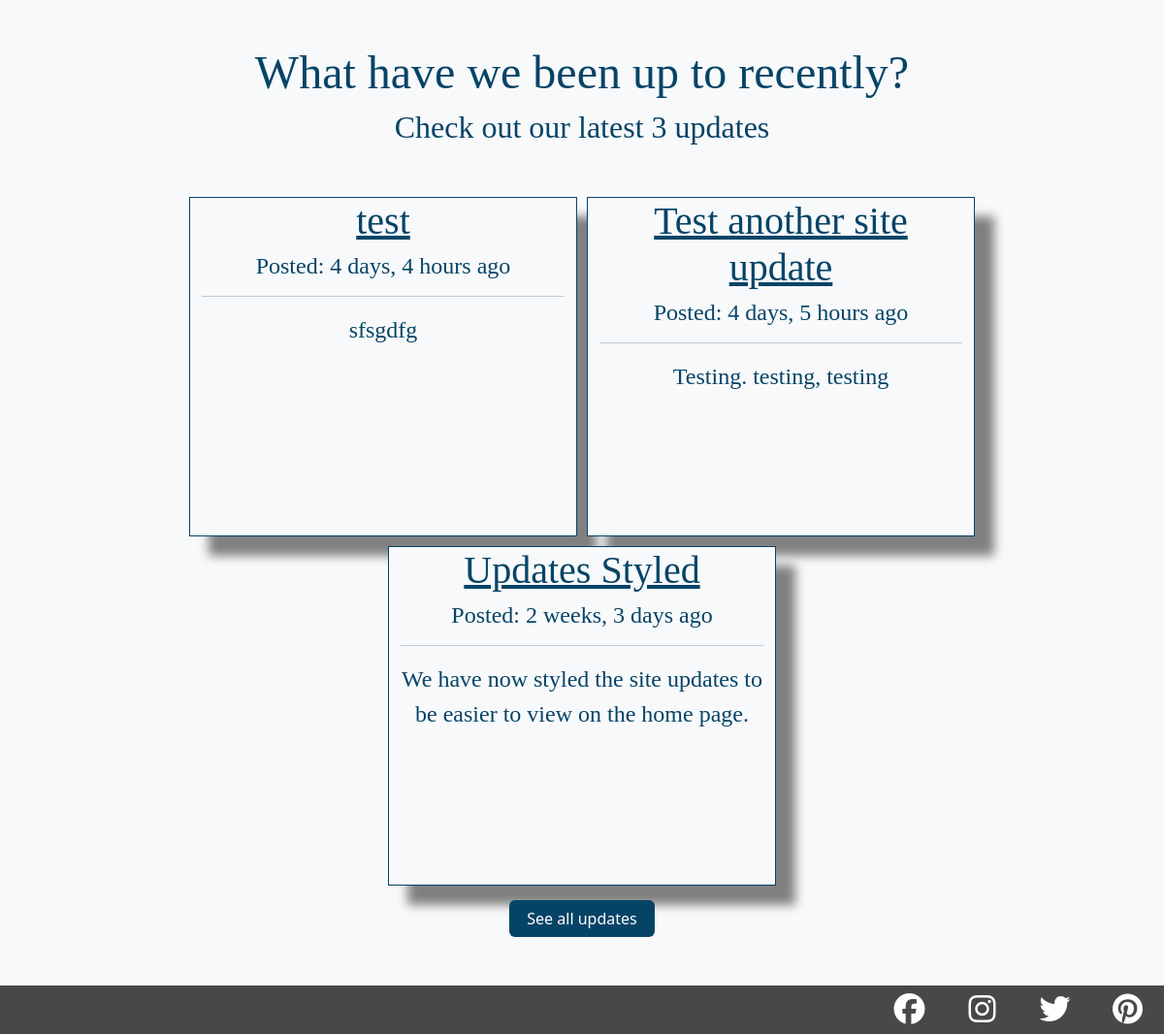
The page /register/ (lower part) on the database as committed earlier.
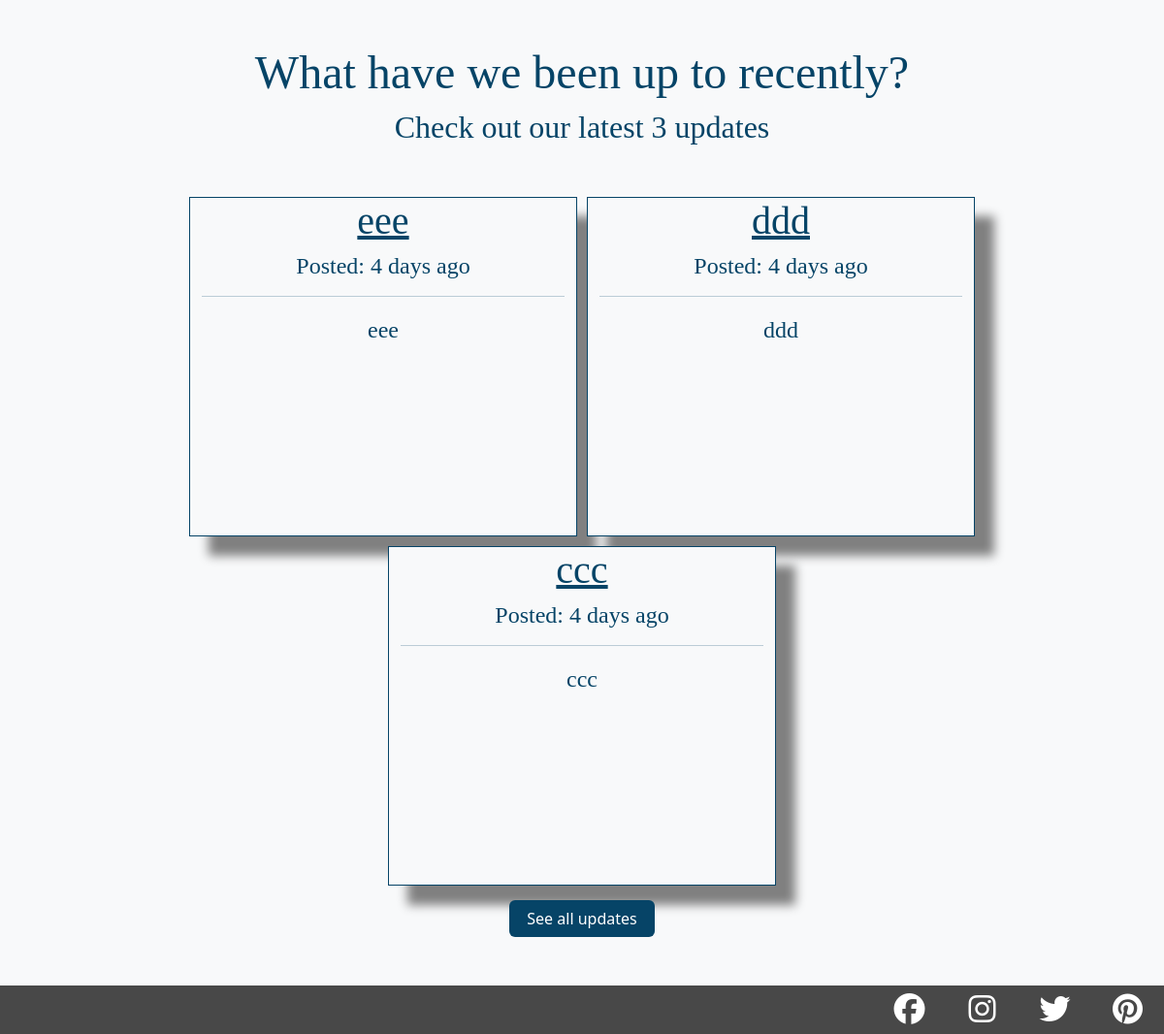
The same page on the database as committed later.
### site_updates/models.py (models this page shows, shortened)
class Update(models.Model):
    topic = models.ForeignKey(UpdateCatagory, on_delete=models.CASCADE)
    title = models.CharField(max_length=100)
    content = models.TextField()
    update_image = models.ImageField(default=None, upload_to='media/update_pics/', blank=True)
    published_on = models.DateTimeField(auto_now_add=True)
    status = models.IntegerField(choices=STATUS, default=0)
    class Meta:
        ordering = ('-published_on',)

### home/views.py (the view)
# urls.py: path('register/', register, name='home-register'),
def register(request):
    updates = Update.objects.filter(status=1).order_by('-published_on')[0:3]
    if request.method == 'POST':
        form = UserRegisterForm(request.POST)
        if form.is_valid():
            form.save()
            username = form.cleaned_data['username']
            password = form.cleaned_data['password1']
            user = authenticate(username=username, password=password)
            login(request, user)
            messages.success(request, f"Your account has been created!")
            return redirect('travel-home')
    else:
        form = UserRegisterForm()
    return render(
                request,
                'home/register.html',
                {
                    "tab_title": "Register",
                    "form": form,
                    "updates": updates,
                }
            )

### home/templates/home/register.html (shortened to what this page needs)
{% extends "home/base.html" %}
{% load crispy_forms_tags %}
{% block content %}
    <section class="content-under-home-header">
        {% include 'home/snippets/site-updates-insert.html' %}
    </section>
{% endblock content %}

### home/templates/home/snippets/site-updates-insert.html
{% block site_updates_snippet %}
    <div class="row site-updates-section">
        <h3 class="mt-5">What have we been up to recently?</h3>
        <h5 class="mb-5">Check out our latest 3 updates</h5>
        {% for update in updates %}
            <div class="bg-light update-card">
                <a href="{% url 'admin-update-detail' update.id %}"><h4 class="text-center">{{ update.title }}</h4></a>
                <h6 class="text-center">Posted: {{ update.published_on|timesince }} ago</h6>
                <hr>
                <p class="text-center">{{ update.content }}</p>
            </div>
        {% endfor %}
        <div>
            <a class="btn btn-site-updates-all" href="{% url 'all-admin-updates' %}">See all updates</a>
        </div>
    </div>
{% endblock site_updates_snippet %}

Rows that differ between the two databases and show on the page:
no longer on this page (row unchanged): Update: title "test", published_on "4 days, 4 hours", content "sfsgdfg"
no longer on this page (row unchanged): Update: title "Test another site update", published_on "4 days, 5 hours", content "Testing. testing, testing"
no longer on this page (row unchanged): Update: title "Updates Styled", published_on "2 weeks, 3 days", content "We have now styled the site updates to be easier to view on the home page."
added Update: title "eee", published_on "4 days", content "eee"
added Update: title "ddd", published_on "4 days", content "ddd"
added Update: title "ccc", published_on "4 days", content "ccc"
